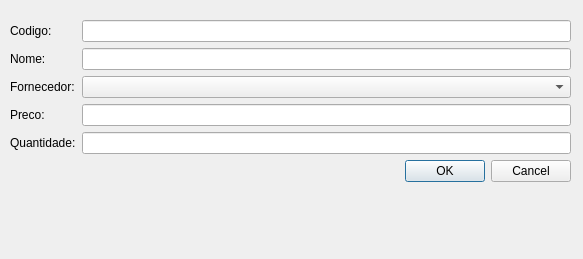
<?xml version="1.0" encoding="UTF-8"?>
<ui version="4.0">
 <class>Form</class>
 <widget class="QWidget" name="Form">
  <property name="geometry">
   <rect>
    <x>0</x>
    <y>0</y>
    <width>583</width>
    <height>259</height>
   </rect>
  </property>
  <property name="windowTitle">
   <string>Form</string>
  </property>
  <widget class="QWidget" name="layoutWidget">
   <property name="geometry">
    <rect>
     <x>10</x>
     <y>20</y>
     <width>561</width>
     <height>251</height>
    </rect>
   </property>
   <layout class="QFormLayout" name="formLayout">
    <property name="fieldGrowthPolicy">
     <enum>QFormLayout::AllNonFixedFieldsGrow</enum>
    </property>
    <item row="0" column="0">
     <widget class="QLabel" name="pidLabel">
      <property name="text">
       <string>Codigo:</string>
      </property>
     </widget>
    </item>
    <item row="2" column="0">
     <widget class="QLabel" name="nameLabel">
      <property name="text">
       <string>Nome:</string>
      </property>
     </widget>
    </item>
    <item row="4" column="0">
     <widget class="QLabel" name="fornLabel">
      <property name="text">
       <string>Fornecedor:</string>
      </property>
     </widget>
    </item>
    <item row="6" column="0">
     <widget class="QLabel" name="priceLabel">
      <property name="text">
       <string>Preco:</string>
      </property>
     </widget>
    </item>
    <item row="8" column="0">
     <widget class="QLabel" name="amountLabel">
      <property name="text">
       <string>Quantidade:</string>
      </property>
     </widget>
    </item>
    <item row="0" column="1">
     <widget class="QLineEdit" name="pidText"/>
    </item>
    <item row="2" column="1">
     <widget class="QLineEdit" name="nameText"/>
    </item>
    <item row="6" column="1">
     <widget class="QLineEdit" name="priceText"/>
    </item>
    <item row="8" column="1">
     <widget class="QLineEdit" name="amountText"/>
    </item>
    <item row="10" column="1">
     <widget class="QDialogButtonBox" name="buttonBox">
      <property name="standardButtons">
       <set>QDialogButtonBox::Cancel|QDialogButtonBox::Ok</set>
      </property>
     </widget>
    </item>
    <item row="4" column="1">
     <widget class="QComboBox" name="providerComboBox"/>
    </item>
   </layout>
  </widget>
 </widget>
 <resources/>
 <connections>
  <connection>
   <sender>buttonBox</sender>
   <signal>rejected()</signal>
   <receiver>Form</receiver>
   <slot>cancel()</slot>
   <hints>
    <hint type="sourcelabel">
     <x>425</x>
     <y>224</y>
    </hint>
    <hint type="destinationlabel">
     <x>402</x>
     <y>246</y>
    </hint>
   </hints>
  </connection>
  <connection>
   <sender>buttonBox</sender>
   <signal>accepted()</signal>
   <receiver>Form</receiver>
   <slot>save()</slot>
   <hints>
    <hint type="sourcelabel">
     <x>515</x>
     <y>225</y>
    </hint>
    <hint type="destinationlabel">
     <x>482</x>
     <y>246</y>
    </hint>
   </hints>
  </connection>
  <connection>
   <sender>pidText</sender>
   <signal>textChanged(QString)</signal>
   <receiver>Form</receiver>
   <slot>reloadRow()</slot>
   <hints>
    <hint type="sourcelabel">
     <x>555</x>
     <y>35</y>
    </hint>
    <hint type="destinationlabel">
     <x>578</x>
     <y>37</y>
    </hint>
   </hints>
  </connection>
  <connection>
   <sender>nameText</sender>
   <signal>textChanged(QString)</signal>
   <receiver>Form</receiver>
   <slot>reloadRow()</slot>
   <hints>
    <hint type="sourcelabel">
     <x>554</x>
     <y>71</y>
    </hint>
    <hint type="destinationlabel">
     <x>580</x>
     <y>70</y>
    </hint>
   </hints>
  </connection>
  <connection>
   <sender>priceText</sender>
   <signal>textChanged(QString)</signal>
   <receiver>Form</receiver>
   <slot>reloadRow()</slot>
   <hints>
    <hint type="sourcelabel">
     <x>549</x>
     <y>156</y>
    </hint>
    <hint type="destinationlabel">
     <x>580</x>
     <y>149</y>
    </hint>
   </hints>
  </connection>
  <connection>
   <sender>amountText</sender>
   <signal>textChanged(QString)</signal>
   <receiver>Form</receiver>
   <slot>reloadRow()</slot>
   <hints>
    <hint type="sourcelabel">
     <x>556</x>
     <y>191</y>
    </hint>
    <hint type="destinationlabel">
     <x>579</x>
     <y>192</y>
    </hint>
   </hints>
  </connection>
  <connection>
   <sender>providerComboBox</sender>
   <signal>currentIndexChanged(int)</signal>
   <receiver>Form</receiver>
   <slot>reloadRow()</slot>
   <hints>
    <hint type="sourcelabel">
     <x>505</x>
     <y>116</y>
    </hint>
    <hint type="destinationlabel">
     <x>578</x>
     <y>115</y>
    </hint>
   </hints>
  </connection>
 </connections>
 <slots>
  <slot>cancel()</slot>
  <slot>save()</slot>
  <slot>reloadRow()</slot>
 </slots>
</ui>
